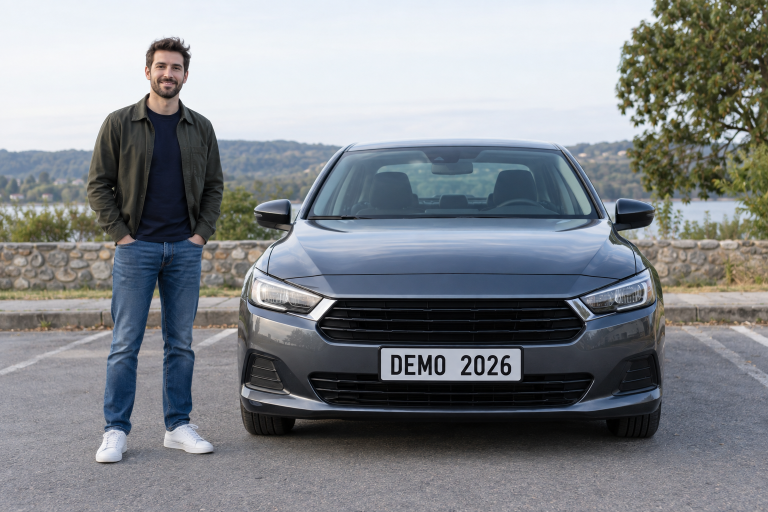
#> input picture examples/ornek_yuz_plaka.png, 1536 x 1024 px (shown at 1/2 size)
$ python create_examples.py
#> lines starting #> are read from the running program, lines starting #| are printed output that depends on the picture
"""Tamamı uydurma bilgiler içeren sunum dosyaları üretir."""

from io import BytesIO
from pathlib import Path

import cv2
import numpy as np
import pymupdf
from PIL import Image, ImageDraw, ImageFont


HERE = Path(__file__).parent
FONT = Path("C:/Windows/Fonts/arial.ttf")
BOLD = Path("C:/Windows/Fonts/arialbd.ttf")


def font(size: int, bold: bool = False):
    path = BOLD if bold else FONT
    return ImageFont.truetype(str(path), size) if path.exists() else ImageFont.load_default()


def document_image() -> Image.Image:
    image = Image.new("RGB", (1280, 820), "#f5f7fb")
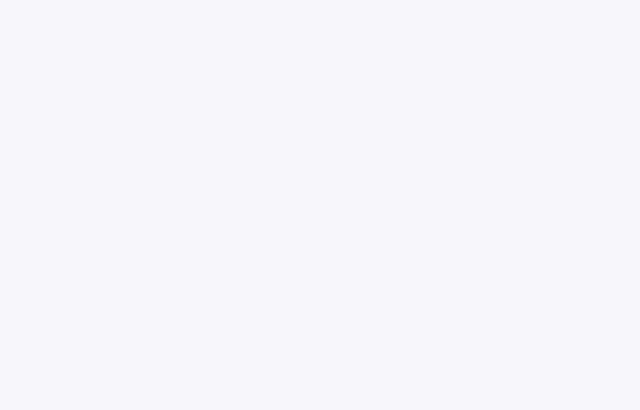
#> image: PIL image 1280x820 RGB (shown at 1/2 size); mean R, G, B 245, 247, 251
    draw = ImageDraw.Draw(image)
    draw.rounded_rectangle((55, 45, 1225, 775), radius=30, fill="white", outline="#bdcad8", width=3)
    draw.rectangle((55, 45, 1225, 155), fill="#17375b")
    draw.text((90, 75), "ÖRNEK BAŞVURU BELGESİ", fill="white", font=font(39, True))
    rows = [
        "Ad Soyad: Örnek Öğrenci",
        "T.C. Kimlik No: 12345678901",
        "Telefon: 0555 000 00 00",
        "E-posta: ornek@example.invalid",
        "Adres: Örnek Mahallesi 1. Sokak No: 2",
        "Belge No: DEMO-2026-001",
    ]
    for index, row in enumerate(rows):
        draw.text((100, 205 + index * 82), row, fill="#172333", font=font(34))
    draw.text((100, 720), "SADECE SENTETİK DEMO VERİSİDİR", fill="#bd4050", font=font(27, True))
    return image


def native_pdf() -> bytes:
    doc = pymupdf.open()
    page = doc.new_page(width=595, height=842)
    if FONT.exists():
        page.insert_font(fontname="ArialDemo", fontfile=str(FONT))
        fontname = "ArialDemo"
    else:
        fontname = "helv"
    lines = [
        "ÖRNEK BAŞVURU BELGESİ — GERÇEK VERİ DEĞİL",
        "Ad Soyad: Örnek Öğrenci",
        "T.C. Kimlik No: 12345678901",
        "Telefon: 0555 000 00 00",
        "E-posta: ornek@example.invalid",
        "Adres: Örnek Mahallesi 1. Sokak No: 2",
        "Belge No: DEMO-2026-001",
    ]
    for index, line in enumerate(lines):
        page.insert_text((55, 90 + index * 70), line, fontsize=18,
                         fontname=fontname, color=(0.1, 0.2, 0.3))
    result = doc.tobytes()
    doc.close()
    return result


def scanned_pdf(image: Image.Image) -> bytes:
    image_bytes = BytesIO()
    image.save(image_bytes, format="PNG")
    doc = pymupdf.open()
    page = doc.new_page(width=640, height=410)
    page.insert_image(page.rect, stream=image_bytes.getvalue())
    result = doc.tobytes()
    doc.close()
    return result


def demo_video() -> None:
    path = HERE / "ornek_video.mp4"
    photo_path = HERE / "ornek_yuz_plaka.png"
    if photo_path.exists():
        source = cv2.imread(str(photo_path))
        source = cv2.resize(source, (1000, 667), interpolation=cv2.INTER_AREA)
        size = (960, 640)
    else:
        source = None
        size = (640, 360)
    writer = cv2.VideoWriter(str(path), cv2.VideoWriter_fourcc(*"mp4v"), 10, size)
    if not writer.isOpened():
        raise RuntimeError("Örnek video üretilemedi.")
    try:
        for index in range(25):
            if source is not None:
                offset = round(index * 40 / 24)
                frame = source[13:653, offset:offset + 960].copy()
            else:
                frame = np.full((360, 640, 3), (236, 232, 224), dtype=np.uint8)
                x = 60 + index * 5
                cv2.rectangle(frame, (x, 145), (x + 230, 265), (93, 59, 34), -1)
                cv2.rectangle(frame, (x + 70, 215), (x + 175, 250), (245, 245, 245), -1)
                cv2.putText(frame, "DEMO 2026", (x + 77, 238), cv2.FONT_HERSHEY_SIMPLEX,
                            0.55, (20, 20, 20), 2)
            writer.write(frame)
    finally:
        writer.release()


if __name__ == "__main__":
    image = document_image()
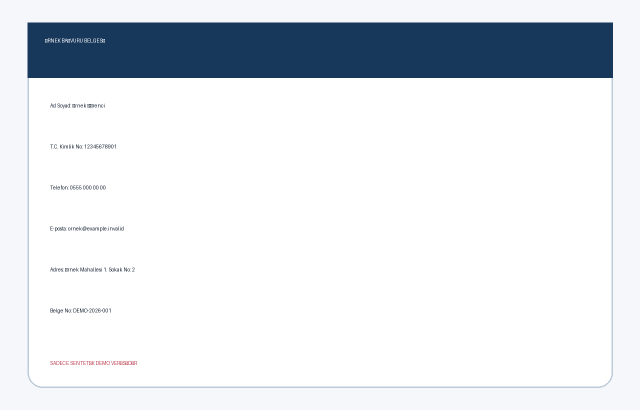
#> image: PIL image 1280x820 RGB (shown at 1/2 size); mean R, G, B 223.6, 228, 233.3
    image.save(HERE / "ornek_belge.png")
    (HERE / "ornek_belge.pdf").write_bytes(native_pdf())
#> (the call stopped at in native_pdf, `doc = pymupdf.open()`: pymupdf is not available in this run)
    (HERE / "ornek_taranmis_belge.pdf").write_bytes(scanned_pdf(image))
#> (the call stopped at in scanned_pdf, `doc = pymupdf.open()`: pymupdf is not available in this run)
    demo_video()
#> in demo_video, source is the input picture: shape (1024, 1536, 3); mean B, G, R 137.6, 133.2, 129.2
#> in demo_video, `source = cv2.resize(source, (1000, 667), interpolation=cv2.INTER_AREA)`:
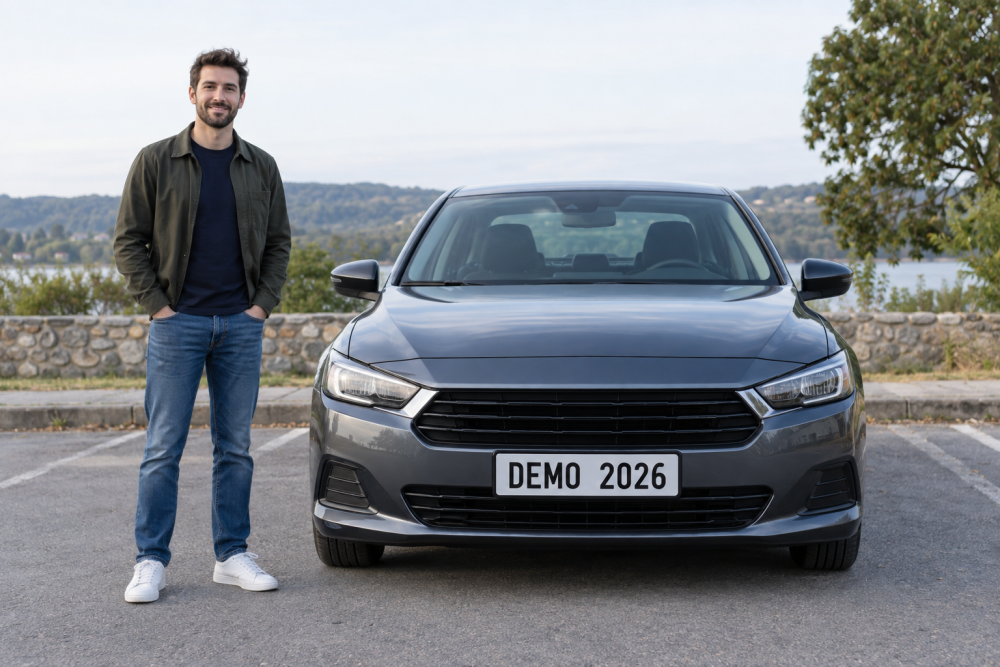
#> source: shape (667, 1000, 3); mean B, G, R 137.6, 133.2, 129.2
#> the loop in demo_video, `for index in range(25):` made 25 passes
#> pass 1, in demo_video, `frame = source[13:653, offset:offset + 960].copy()`:
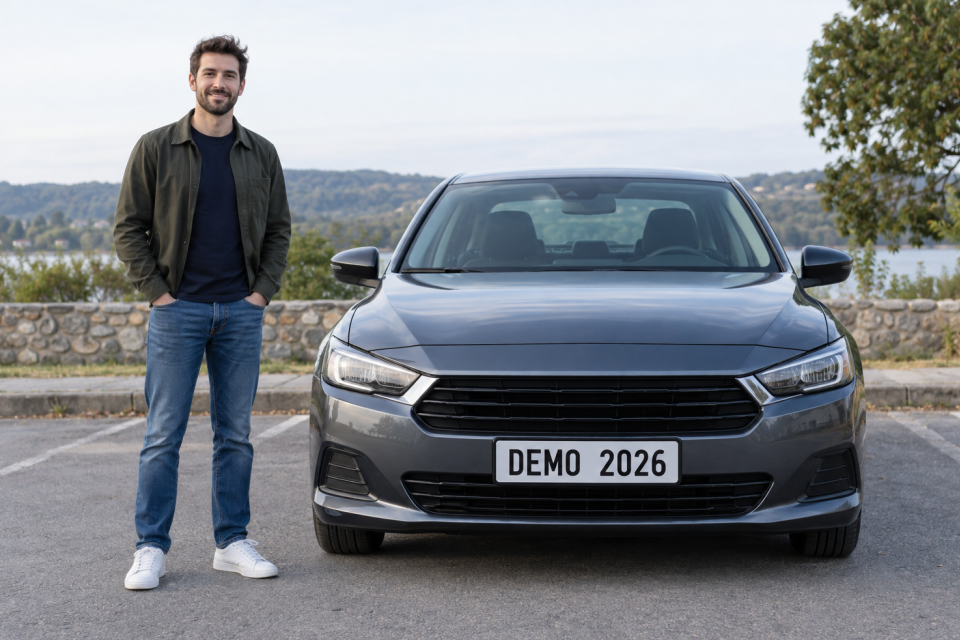
#> frame: shape (640, 960, 3); mean B, G, R 136.8, 131.8, 127.5
#> pass 2, in demo_video, `frame = source[13:653, offset:offset + 960].copy()`:
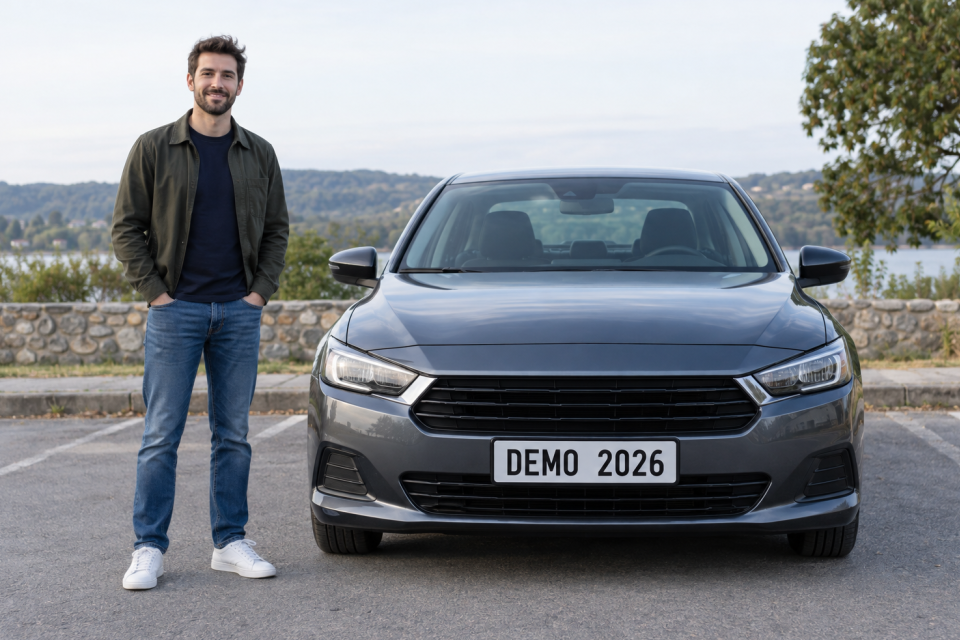
#> frame: shape (640, 960, 3); mean B, G, R 136.7, 131.7, 127.4
#> pass 3, in demo_video, `frame = source[13:653, offset:offset + 960].copy()`:
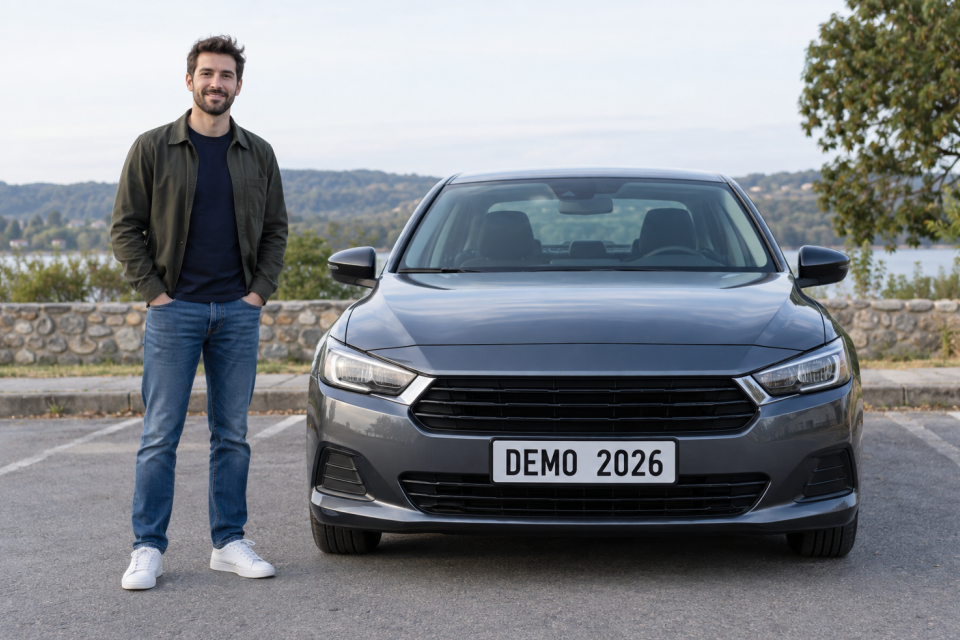
#> frame: shape (640, 960, 3); mean B, G, R 136.6, 131.7, 127.4
#> after the loop in demo_video, `for index in range(25):`:
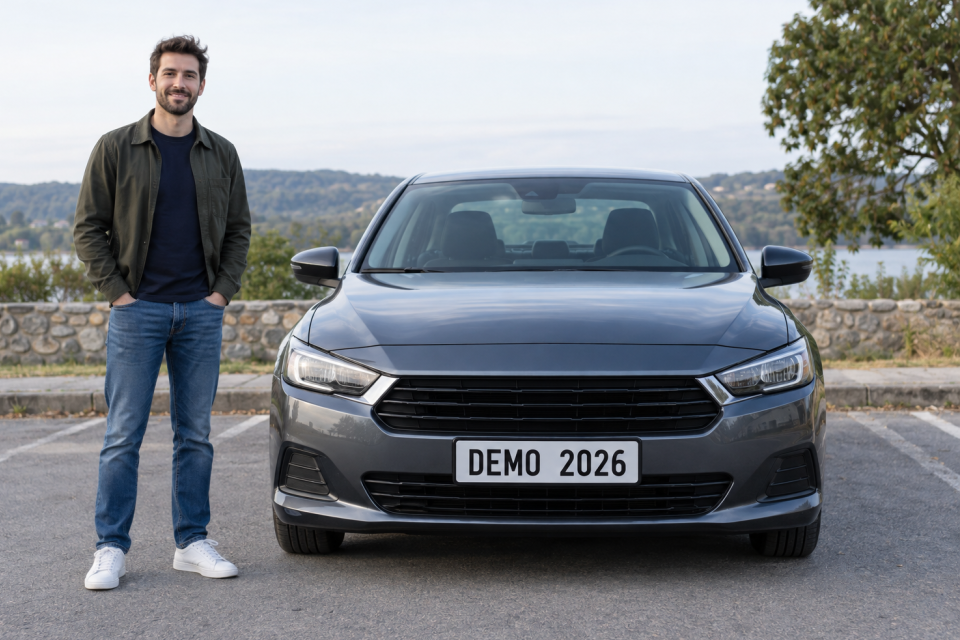
#> frame: shape (640, 960, 3); mean B, G, R 134, 129.6, 125.3
    print("Sentetik demo dosyaları üretildi:", HERE)
